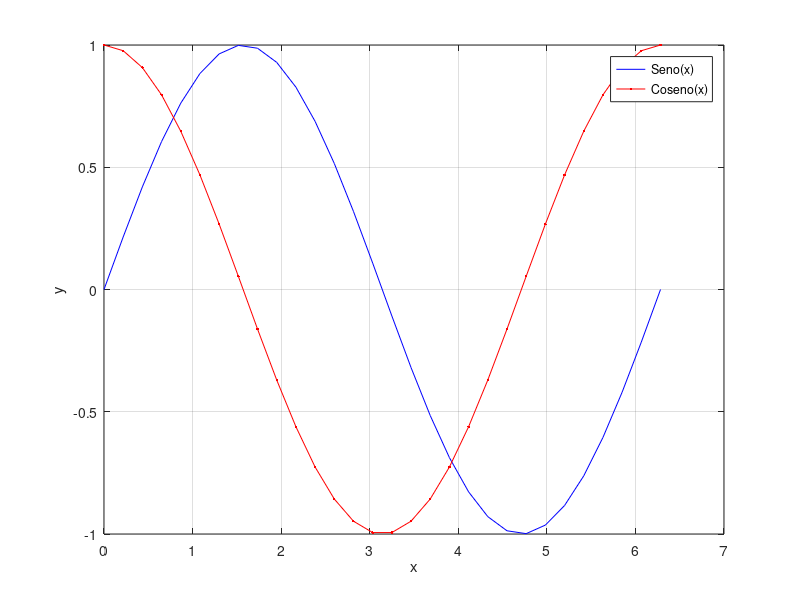

MATLAB code for this plot:
x = linspace(0,2*pi,30);
y = sin(x);
z = cos(x);
figure(10)
plot(x,y,'b',x,z,'r.-')
legend('Seno(x)','Coseno(x)')
xlabel('x'),ylabel('y')
grid